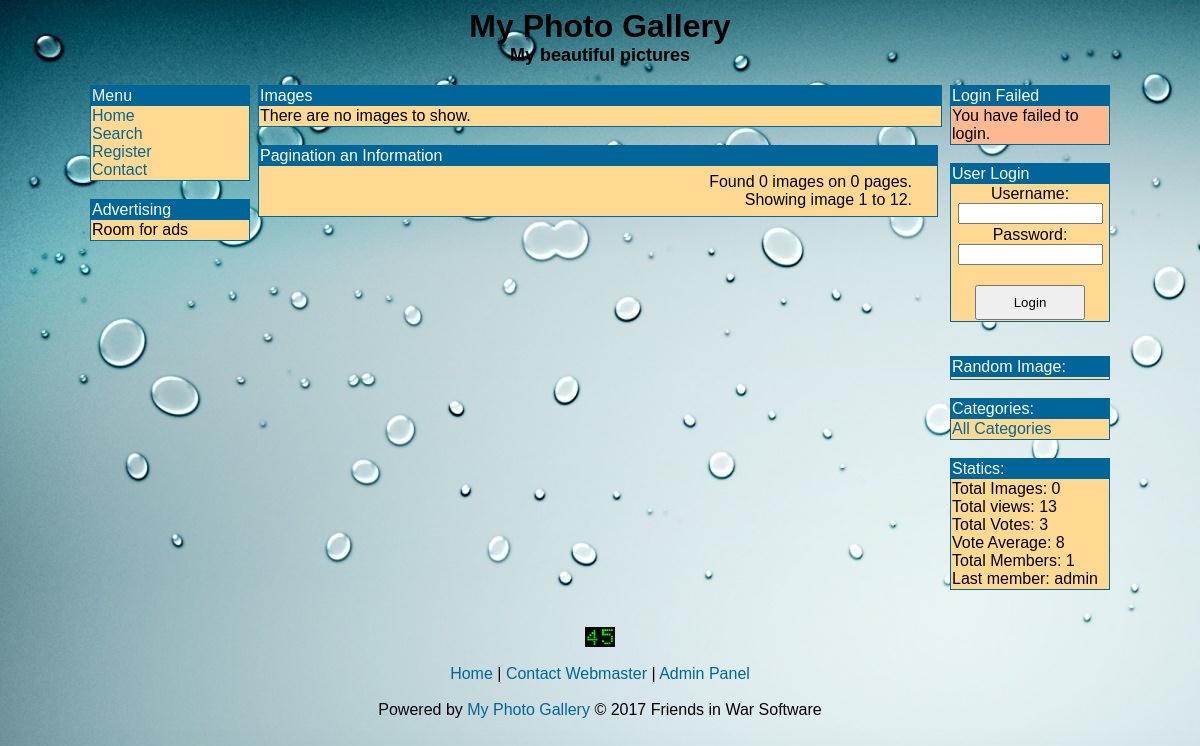
The page / on the database its author committed.
### tables this page shows
CREATE TABLE IF NOT EXISTS `mpg_settings` (
  `id` int(10) NOT NULL AUTO_INCREMENT,
  `installed` int(1) NOT NULL DEFAULT '1',
  `pagename` varchar(255) NOT NULL DEFAULT '',
  `slogan` varchar(255) NOT NULL DEFAULT '',
  `email` varchar(255) NOT NULL DEFAULT '',
  `script_url` varchar(255) NOT NULL,
  `total_votes` int(11) NOT NULL,
  `total_points` int(11) NOT NULL,
  `total_img_views` int(11) NOT NULL DEFAULT '0',
  `hitcounter` int(1) NOT NULL DEFAULT '1',
  `hitcounterimg` varchar(255) NOT NULL,
  `template` text NOT NULL,
  `max_filesize` int(11) NOT NULL,
  `max_width` int(5) NOT NULL,
  `max_height` int(5) NOT NULL,
  `thumb_size` int(3) NOT NULL,
  `normal_size` int(4) NOT NULL,
  `thumb_cells` int(2) NOT NULL,
  `thumb_rows` int(11) NOT NULL,
  `thumb_on_page` int(11) NOT NULL,
  `search_suggestions` int(3) NOT NULL,
  PRIMARY KEY (`id`)
);

CREATE TABLE IF NOT EXISTS `mpg_users` (
  `id` int(4) NOT NULL AUTO_INCREMENT,
  `username` varchar(65) NOT NULL DEFAULT '',
  `password` varchar(65) NOT NULL DEFAULT '',
  `email` varchar(255) NOT NULL DEFAULT '',
  `ip` varchar(15) NOT NULL,
  `user_level` int(1) NOT NULL DEFAULT '0',
  PRIMARY KEY (`id`)
);

### config.php (called while the page is built, shortened)
<?php
$prefix="mpg_";
?>

### index.php (the view, shortened to what this page needs)
<?php
require('include/header.php');
$start=0;
$limit=$thumb_rows*$thumb_cells;
echo"
<table class='table' width='680'>
	<tr class='table_header'>
		<td>Images</td>
	<tr class='row1'>
		<td>
		<table class='table1' width='680'>
			<tr class='row1'>";
if(isset($_GET['catid'])) {
	$cat_id=$_GET['catid'];
	$result = mysqli_query($conn, "select * FROM ".$prefix."images WHERE img_active=1 AND img_cat=$cat_id ORDER BY img_id LIMIT $start, $limit");
	$rows=mysqli_num_rows($result);
} else {
	$result = mysqli_query($conn, "select * FROM ".$prefix."images WHERE img_active=1 ORDER BY img_id LIMIT $start, $limit");
	$rows=mysqli_num_rows($result);
}
	echo "</tr>";
echo "</table>
		</td>
	</tr>";
echo "</table><br>";
echo "<table class='table' width='680'>
	<tr class='table_header'>
		<td colspan='2'>Pagination an Information</td>
	</tr>
	<tr class='row1'>
		<td align='left' STYLE='padding: 25px'>";
if(isset($_GET['catid'])) {
	$rows=mysqli_num_rows(mysqli_query($conn, "select * FROM ".$prefix."images WHERE img_cat=$cat_id AND img_active=1"));
} else {
	$rows=mysqli_num_rows(mysqli_query($conn, "select * FROM ".$prefix."images WHERE img_active=1"));
}
$total=ceil($rows/$limit);
$end=$start+$limit;
$start++;
		echo"</td>
		<td td align='right' style='padding-right:25px'>
			Found $rows images on $total pages.<br>Showing image $start to $end.</td>
	</tr>
</table>";
require('include/footer.php');
?>

### include/header.php (shortened to what this page needs)
<?php
require('config.php');
$result = mysqli_query($conn, "SELECT * FROM ".$prefix."settings WHERE id = 1");
while($row = mysqli_fetch_array($result)) {
	$pagename = $row['pagename'];
	$slogan = $row['slogan'];
	$template = $row['template'];
	$hitcounter = $row['hitcounter'];
	$hitcounterimg = $row['hitcounterimg'];
	$thumb_cells = $row['thumb_cells'];
	$thumb_rows = $row['thumb_rows'];
}
?>
<html>
<head>
<?php
echo "<link href='template/$template' rel='stylesheet' type='text/css' />";
?>
</head>
<body>
<p align="center"><b><font size="6"><?php echo $pagename; ?></font></b><br>
<b><font size="4"><?php echo $slogan; ?></font></b></p>
<div align="center">
<table style="width:1024px">
	<tr>
		<td style="width:160px" valign="top">
			<?php include "include/leftside.php"; ?>
		</td>
		<td style="width:12px" valign="top">
		</td>
		<td style="width:680px" valign="top">

### include/footer.php (shortened to what this page needs)
		</td>
		<td style="width:12px" valign="top">
		</td>
		<td style="width:160px" valign="top">
			<?php include "include/rightside.php"; ?>
		</td>
	</tr>
</table>
</div>
<p align="center"><br>
<?php
$arr1 = str_split($hitcounter);
foreach ($arr1 as $arr1) {
	echo "<img border='0' src='counterimages/$hitcounterimg/$arr1.gif'>";
}
?>
<br><br>
<a href="index.php">Home</a> |
<a href="contact_form.php">Contact Webmaster</a> |
<a href="admin/index.php">Admin Panel</a>
<br><br>
Powered by <a href="http://software.friendsinwar.com" class="copyright">My Photo Gallery</a> © 2017 Friends in War Software
</p>
</body>
</html>

### include/panels/statics.php (shortened to what this page needs)
<?php
$total_images = mysqli_num_rows(mysqli_query($conn,"SELECT * FROM ".$prefix."images WHERE img_active=1"));
$query1 = mysqli_query($conn, "SELECT * FROM ".$prefix."settings WHERE id=1");
while ($row1 = mysqli_fetch_array($query1)) {
	$total_votes = $row1['total_votes'];
	$total_points = $row1['total_points'];
	if ($total_votes == 0) {
		$average = "n.a.";
	} else {
		$average = $total_points/$total_votes;
	}
	$total_img_views = $row1['total_img_views'];
}
$total_users = mysqli_num_rows(mysqli_query($conn, "SELECT * FROM ".$prefix."users"));
$query2 = mysqli_query($conn, "SELECT * FROM ".$prefix."users ORDER BY id DESC LIMIT 0 , 1");
while ($row2 = mysqli_fetch_array($query2)) {
	$newest_member = $row2['username'];
}
?>
<table class="table" width="160">
	<tr class="table_header">
		<td>Statics:</td>
	</tr>
	<tr class="row1">
		<td>
<?php
			echo "Total Images: $total_images\n<br>";
			echo "Total views: $total_img_views\n<br>";
			echo "Total Votes: $total_votes\n<br>";
			echo "Vote Average: $average\n<br>";
			echo "Total Members: $total_users\n<br>";
			echo "Last member: $newest_member\n<br>";
?>
		</td>
	</tr>
</table>

### template/basic.css (style rules this page uses)
a:link { color: 006699; text-decoration:none; }
body { font-family:"Trebuchet MS", Arial, Helvetica, sans-serif; background-image:url('./basic/water_drops.jpg'); background-attachment: fixed; background-repeat:no-repeat; color: #000000; }
table.table { border: 1px #006699 solid; border-collapse: collapse; }
tr.table_header { background-color: #006699; color: #FFFFFF; }
tr.row1 { background-color: #FFD991; }

### rows shown on the page
mpg_settings: pagename "My Photo Gallery", slogan "My beautiful pictures", total "0", end "12", total_img_views "13", total_votes "3", average "8", hitcounterimg (picture)
mpg_users: username "admin"

### other values the page prints
$rows "0"
$start "1"
$total_images "0"
$total_users "1"
